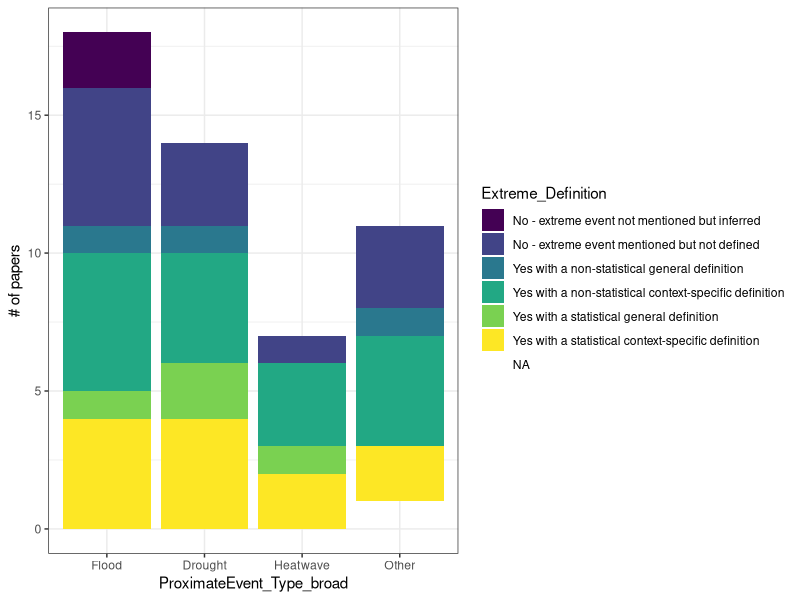
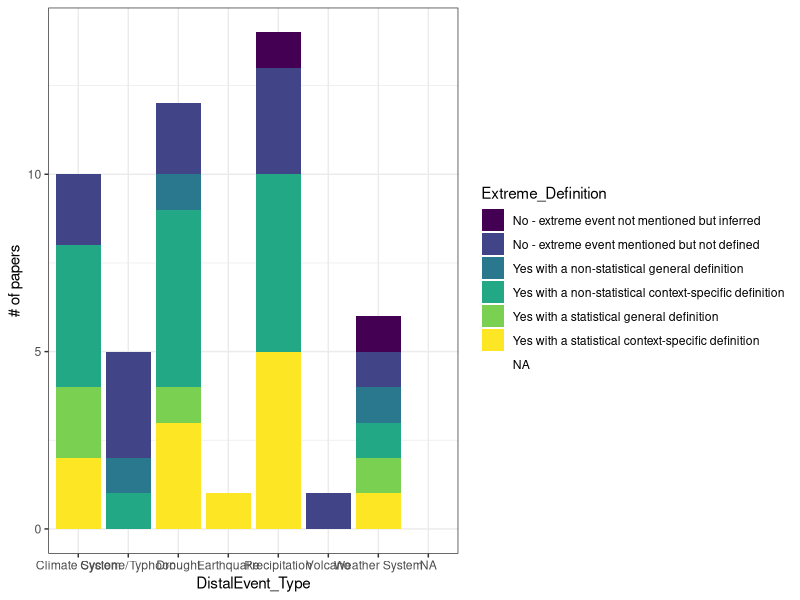
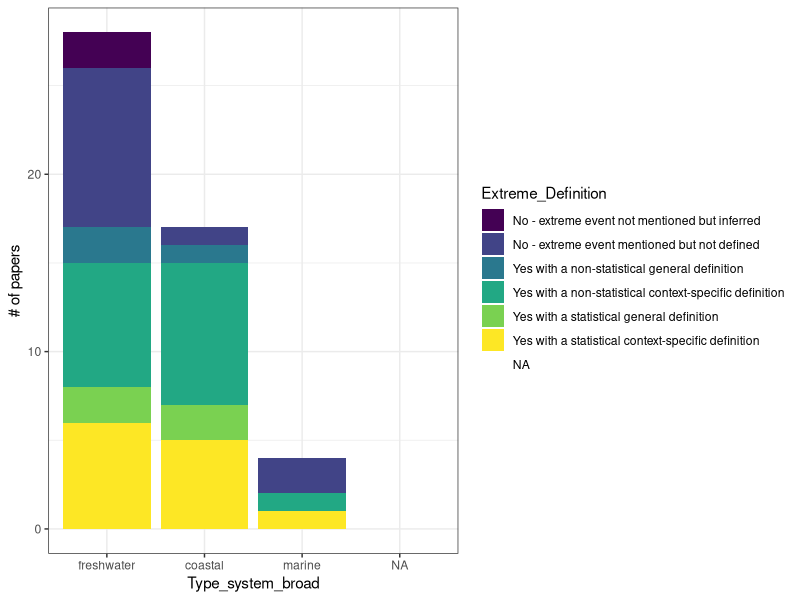
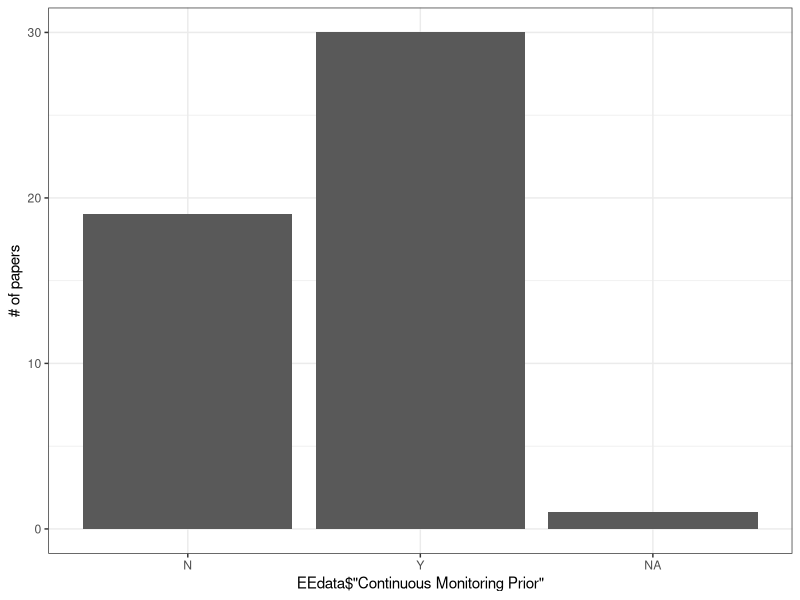

The R source for these figures, in order:
library(readr)
library(tidyverse)
library(ggplot2)

EEdata <- read_csv("EEdata.csv",skip_empty_rows = TRUE)
EEdata <- distinct(EEdata,UniqueAccession,.keep_all = TRUE)
EEdata <- EEdata[-52,] #can't figure out a better way to get rid of the final NA row

### Adding some now data columns for more broad categories

EEdata$Type_system_broad <- factor(rep(NA,length(EEdata$Type_system)),
                                   levels=c("freshwater","coastal","marine"))
EEdata$Type_system_broad[EEdata$Type_system %in% c("catchment/watershed","floodplain","lake","pond","stream/river","wetland")] <- "freshwater"
EEdata$Type_system_broad[EEdata$Type_system %in% c("estuary","lagoon","marine intertidal")] <- "coastal" 
# question if "coastal ocean" is coastal or marine - the only paper in this category looked at subtidal algae beds
EEdata$Type_system_broad[EEdata$Type_system %in% c("coastal ocean","deep sea","open ocean")] <- "marine"
# given there are so few marine events, maybe better to combine coastal and marine categories

EEdata$ProximateEvent_Type_broad <- factor(rep(NA,length(EEdata$ProximateEvent_Type)),
                                           levels=c("Flood","Drought","Heatwave","Other"))
EEdata$ProximateEvent_Type_broad[EEdata$ProximateEvent_Type %in% c("Flood")] <- "Flood"
EEdata$ProximateEvent_Type_broad[EEdata$ProximateEvent_Type %in% c("Drought")] <- "Drought"
EEdata$ProximateEvent_Type_broad[EEdata$ProximateEvent_Type %in% c("Heatwave")] <- "Heatwave"
EEdata$ProximateEvent_Type_broad[is.na(EEdata$ProximateEvent_Type_broad)] <- "Other"

### Re-ordering the statistical definitions
EEdata$Extreme_Definition <- as.factor(EEdata$Extreme_Definition)
ExDef_order <- c("No - extreme event not mentioned but inferred",
                 "No - extreme event mentioned but not defined",
                 "Yes with a non-statistical general definition",
                 "Yes with a non-statistical context-specific definition",
                 "Yes with a statistical general definition",
                 "Yes with a statistical context-specific definition")
EEdata$Extreme_Definition <- ordered(EEdata$Extreme_Definition,levels=ExDef_order)
### Exploratory plots
ggplot(EEdata,aes(fill=Extreme_Definition,x=ProximateEvent_Type_broad))+geom_bar()+
  ylab("# of papers")+
  theme_bw()
ggplot(EEdata,aes(fill=Extreme_Definition,x=DistalEvent_Type))+geom_bar()+
  ylab("# of papers")+
  theme_bw()
ggplot(EEdata,aes(fill=Extreme_Definition,x=Type_system_broad))+geom_bar()+
  ylab("# of papers")+
  theme_bw()
ggplot(EEdata,aes(x=EEdata$'Continuous Monitoring Prior'))+geom_bar()+
  ylab("# of papers")+
  theme_bw()
